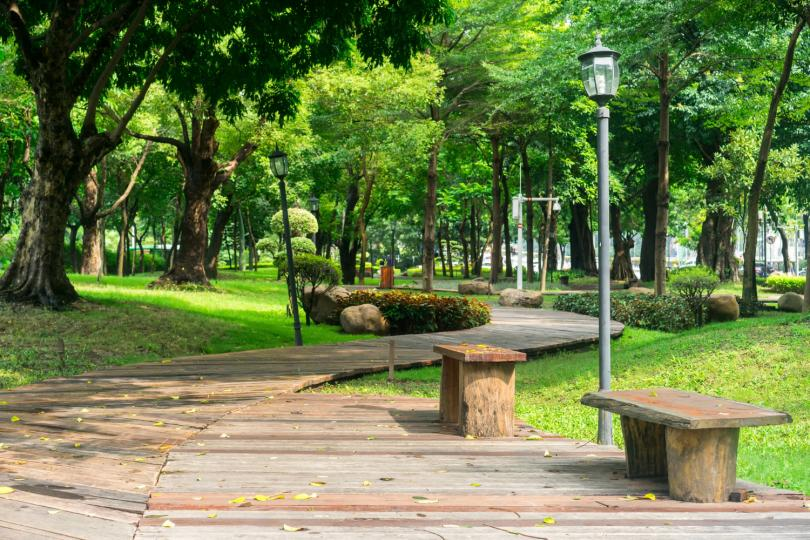
#> input picture park.jpeg, 810 x 540 px, found by its file name
$ jupyter execute 'Blending of images.ipynb'
#> lines starting #> are read from the running program, lines starting #| are printed output that depends on the picture; after the words box and inside, x2 and y2 are one past the last pixel; in counts of white or black regions, pixels touching at a corner belong together
[cell 1]
import cv2
import numpy as np
import matplotlib.pyplot as plt
import pytesseract

[cell 2]
def plot_rgb(img):
    plt.figure(figsize=(12,10))
    img = img.astype(np.uint8)
    return plt.imshow(cv2.cvtColor(img,cv2.COLOR_BGR2RGB))

[cell 3]
park = cv2.imread("/content/park.jpeg")
#> park is the input picture: shape (540, 810, 3); mean B, G, R 75.6, 126.1, 109.5
plot_rgb(park);

[cell 4]
doggy = cv2.imread("/content/doggy.jpg")
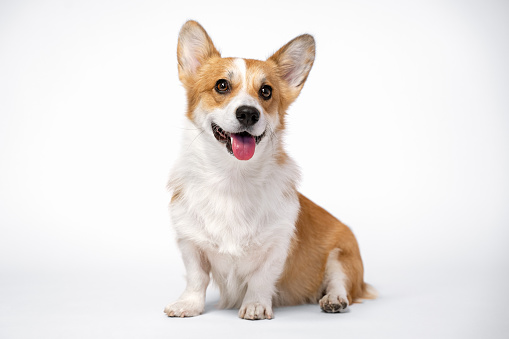
#> input picture doggy.jpg, 509 x 339 px, found by its file name
#> doggy is the input picture: shape (339, 509, 3); mean B, G, R 226.9, 229.5, 234.3
plot_rgb(doggy);

[cell 5]
park_copy = park.copy()

[cell 6]
park_copy[0:doggy.shape[0],100:100+doggy.shape[1]] = doggy
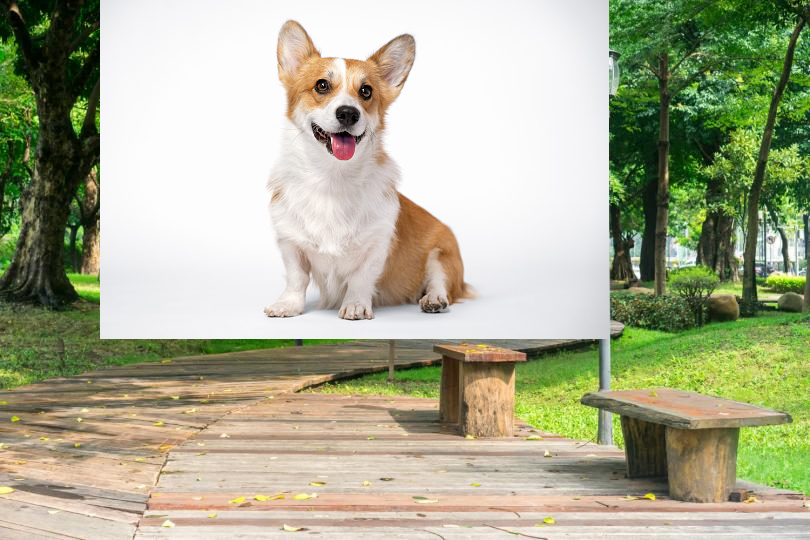
#> park_copy: shape (540, 810, 3); mean B, G, R 147.7, 174.7, 172.4

[cell 7]
plot_rgb(park_copy);

[cell 8]
height, width = park.shape[:2]
#> height = 540; width = 810
doggy = cv2.resize(doggy, (width//3, height//3))
#> doggy: shape (180, 270, 3)

[cell 9]
park_copy = park.copy()
y_offset = int(height * 0.7)
#> y_offset = 378
x_offset = int(width * 0.7)
#> x_offset = 567
y1, y2 = y_offset, y_offset + doggy.shape[0]
#> y1 = 378; y2 = 558
x1, x2 = x_offset, x_offset + doggy.shape[1]
#> x1 = 567; x2 = 837
doggy = cv2.resize(doggy, (243, 162))
#> doggy: shape (162, 243, 3)
park_copy[y1:y2, x1:x2] = doggy
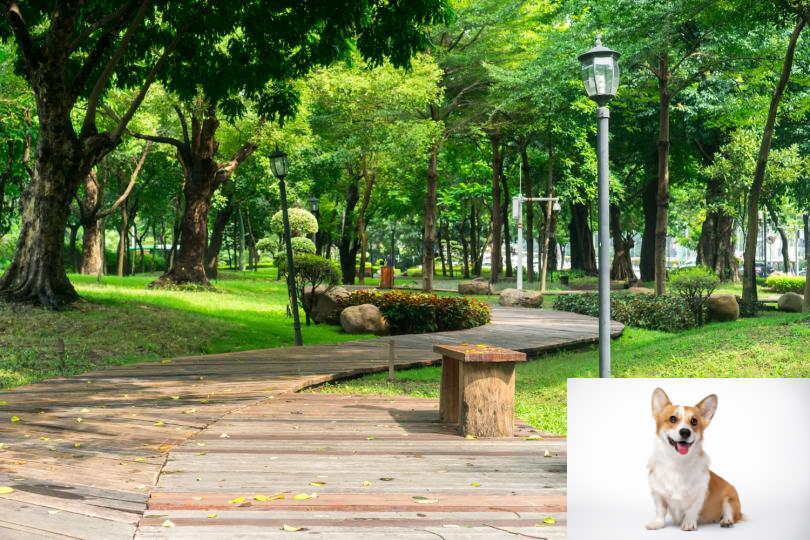
#> park_copy: shape (540, 810, 3); 9% of pixels changed, all inside (x1, y1, x2, y2) = (567, 378, 810, 540)

[cell 10]
plot_rgb(park_copy);
